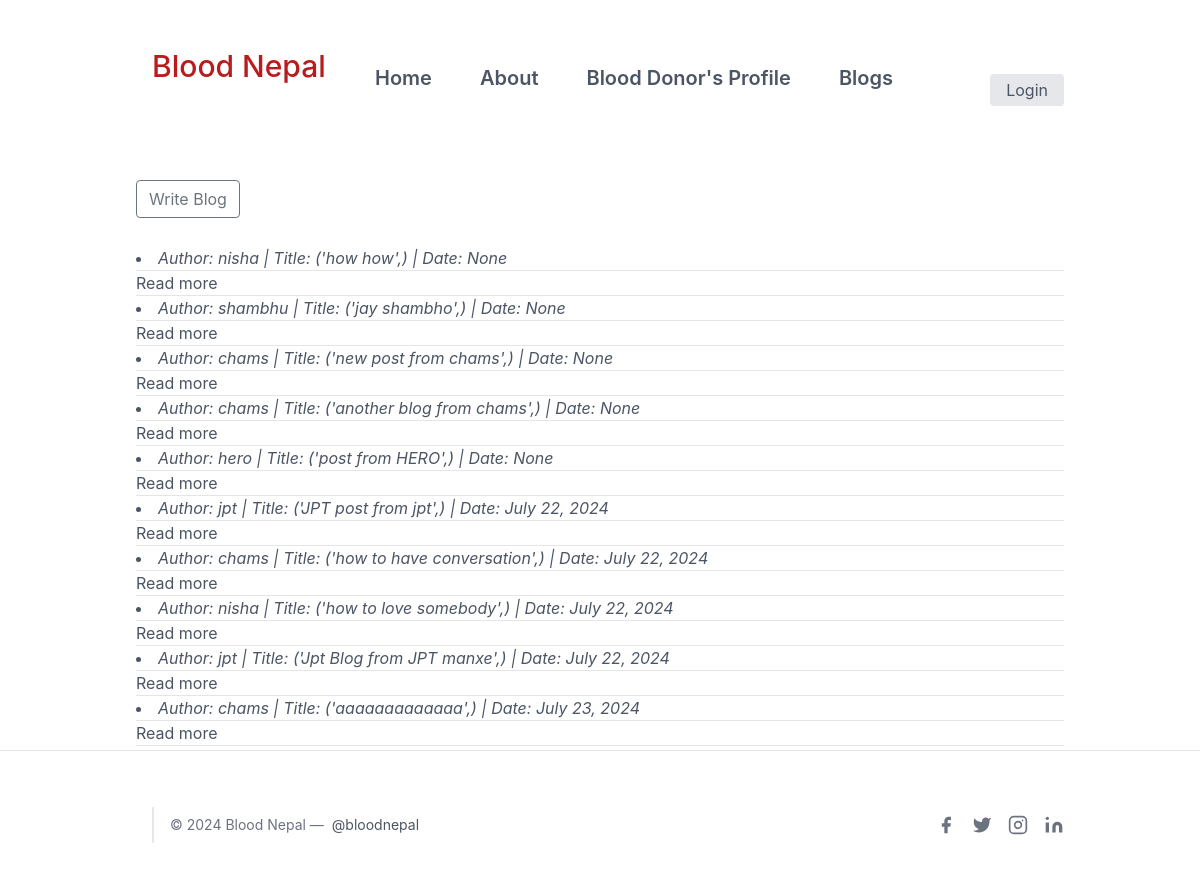
Before: /blog/ with the older database file.
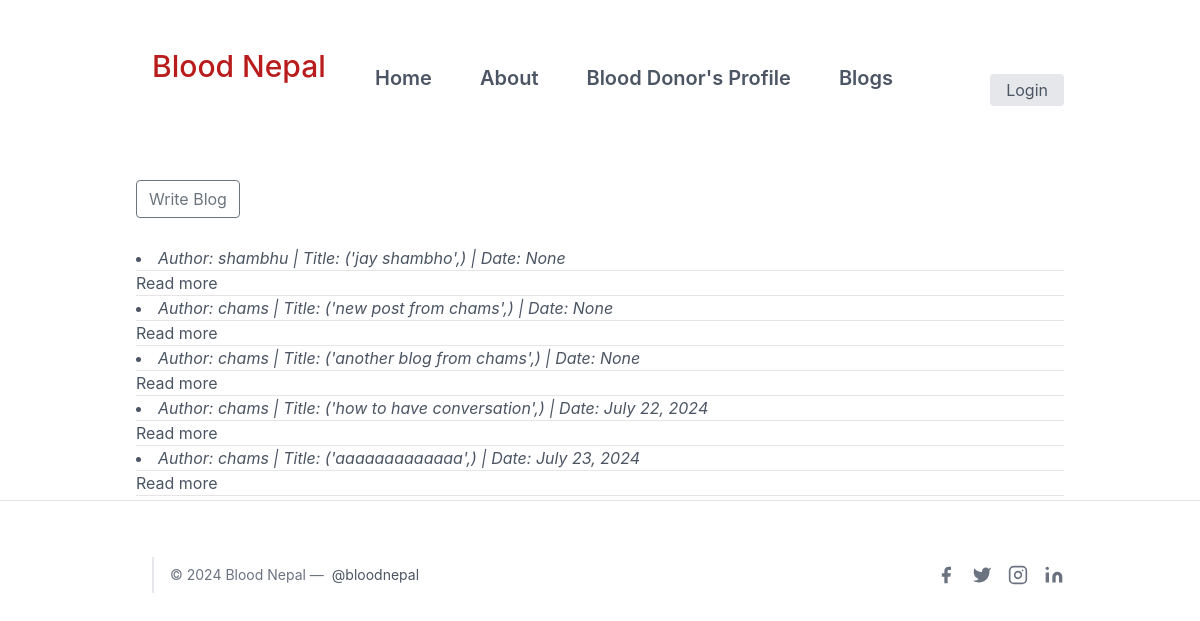
After: the same page with the newer database file.
### blog/models.py (models this page shows, shortened)
class Blog(models.Model):
    user = models.ForeignKey(User, on_delete=models.CASCADE, null=True)
    signup = models.ForeignKey(SignUp, on_delete=models.CASCADE, null= True)
    title = models.CharField('title',max_length=30)
    date = models.DateField(default=timezone.now,null=True,blank=False)
    content = models.TextField()
    list_display = ('user', 'title', 'author','date')

### blog/views.py (the view)
# urls.py: path("", views.blog, name="blog"),
def blog(request):
    username = request.user.username # Gets the username of user who is logged in from User table
    blog_post = Blog.objects.all()
    context = {'username':username,'blog_post':blog_post}
    return render(request, "blog/blog.html", context)

### blog/templates/blog/blog.html (shortened to what this page needs)
{% extends 'profile/base.html' %}
{% block body %}
 <div class="container text-justify px-5 py-4 mx-auto">
  <a href="{% url 'write_blog' %}">
    <button class="btn btn-outline-secondary my-2 my-sm-0" type="submit">
        Write Blog
  </button>
</a>
</div>
  <section class="text-gray-600 body-font">
    <div class="container px-5 py-1 mx-auto justify-content-centre">
      {% for blogs in blog_post %}
          <li><em>Author: {{blogs.user}} |    Title: {{blogs.title}} | Date: {{blogs.date}} </em>
        </li><hr>
          <a href="{% url 'read_post' blogs.id %}"> Read more </a>
          <hr>
      {% endfor %}
    </div>
  <hr>
{% endblock %}

Changed rows visible on the page:
removed Blog: user "nisha", title "('how how',)", date "None"
removed Blog: user "hero", title "('post from HERO',)", date "None"
removed Blog: user "jpt", title "('JPT post from jpt',)", date "July 22, 2024"
removed Blog: user "nisha", title "('how to love somebody',)", date "July 22, 2024"
removed Blog: user "jpt", title "('Jpt Blog from JPT manxe',)", date "July 22, 2024"
